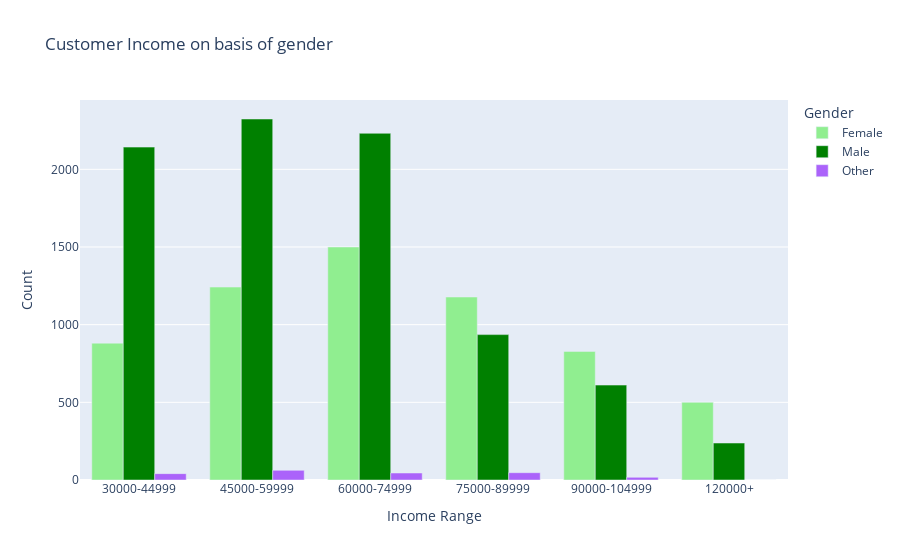

The cell this chart's notebook holds for it:
### Code cell
#get count on basis of age_range and sex;
#the majority of our customers make between 45k and 75k. 
#the minority are making more than 100k per year,
#I generally noticed that 24% of customers were people aged between 50 to 59 which is higher than all 
#customers aged between 18 to 39 year (22%). The second largest group were those aged between 60 to 69 which accounted for 20%. Does this mean that young people don’t drink much coffee?
group = result.groupby(['income_range', 'sex'])
  
# size of group to count observations
group = group.size()
  
# make a column name 
grp_income=group.reset_index(name='count')
grp_income

fig = px.bar(grp_income, x="income_range", y="count",
             color='sex', barmode='group',title='Customer Income on basis of gender',
             labels={'sex':'Gender','count':'Count ',"income_range":"Income Range"},
             color_discrete_map={'Male':'green',
                                 'Female':'lightgreen',
                                 'Unknown':'#8c564b'})
fig.show()
fig.write_html("barIncomeAGe.html")
#the majority of our customers make between 45k and 75k. 
#the minority are making more than 100k per year,

### Figure 1 — Plotly figure (JSON) as saved in the notebook; plotly's stock layout.template omitted (floating-point values rounded to 4 significant figures)
{"data": [{"alignmentgroup": "True", "hovertemplate": "Gender=Female<br>Income Range=%{x}<br>Count =%{y}<extra></extra>", "legendgroup": "Female", "marker": {"color": "lightgreen", "pattern": {"shape": ""}}, "name": "Female", "offsetgroup": "Female", "orientation": "v", "showlegend": true, "textposition": "auto", "type": "bar", "x": ["30000-44999", "45000-59999", "60000-74999", "75000-89999", "90000-104999", "120000+"], "xaxis": "x", "y": [881, 1242, 1500, 1178, 828, 500], "yaxis": "y"}, {"alignmentgroup": "True", "hovertemplate": "Gender=Male<br>Income Range=%{x}<br>Count =%{y}<extra></extra>", "legendgroup": "Male", "marker": {"color": "green", "pattern": {"shape": ""}}, "name": "Male", "offsetgroup": "Male", "orientation": "v", "showlegend": true, "textposition": "auto", "type": "bar", "x": ["30000-44999", "45000-59999", "60000-74999", "75000-89999", "90000-104999", "120000+"], "xaxis": "x", "y": [2143, 2324, 2232, 936, 611, 238], "yaxis": "y"}, {"alignmentgroup": "True", "hovertemplate": "Gender=Other<br>Income Range=%{x}<br>Count =%{y}<extra></extra>", "legendgroup": "Other", "marker": {"color": "#ab63fa", "pattern": {"shape": ""}}, "name": "Other", "offsetgroup": "Other", "orientation": "v", "showlegend": true, "textposition": "auto", "type": "bar", "x": ["30000-44999", "45000-59999", "60000-74999", "75000-89999", "90000-104999", "120000+"], "xaxis": "x", "y": [41, 62, 45, 47, 17, 0], "yaxis": "y"}], "layout": {"autosize": true, "barmode": "group", "legend": {"title": {"text": "Gender"}, "tracegroupgap": 0}, "title": {"text": "Customer Income on basis of gender"}, "xaxis": {"anchor": "y", "autorange": true, "domain": [0, 1], "range": [-0.5, 5.5], "title": {"text": "Income Range"}, "type": "category"}, "yaxis": {"anchor": "x", "autorange": true, "domain": [0, 1], "range": [0, 2446.0], "title": {"text": "Count "}, "type": "linear"}}}
